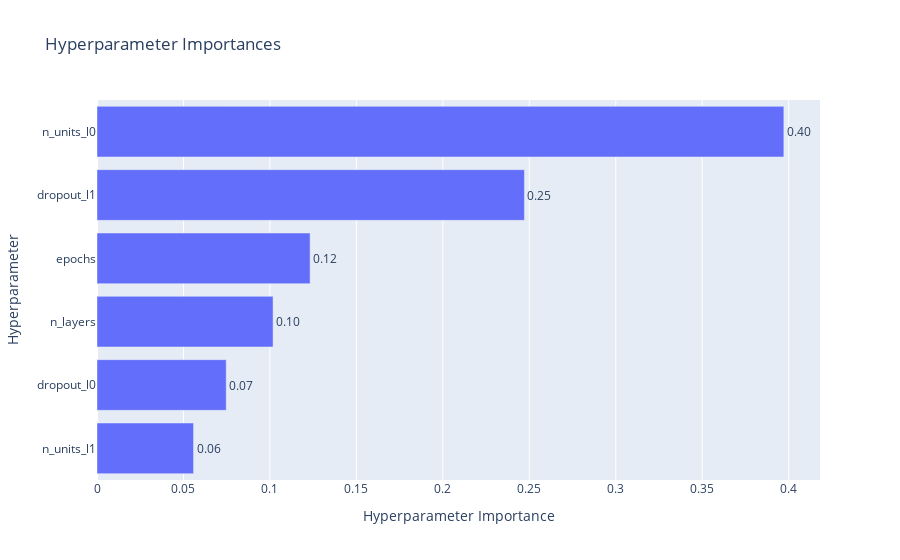

The notebook cell saved with this chart:
### Code cell
optuna.visualization.plot_param_importances(study).show()

### Figure 1 — Plotly figure (JSON) as saved in the notebook; plotly's stock layout.template omitted (floating-point values rounded to 4 significant figures)
{"data": [{"cliponaxis": false, "hovertemplate": ["n_units_l1 (CategoricalDistribution): 0.055832343012451845<extra></extra>", "dropout_l0 (CategoricalDistribution): 0.07472878986489088<extra></extra>", "n_layers (IntDistribution): 0.10182097239647162<extra></extra>", "epochs (IntDistribution): 0.12323810624248661<extra></extra>", "dropout_l1 (CategoricalDistribution): 0.24717543007862175<extra></extra>", "n_units_l0 (CategoricalDistribution): 0.39720435840507734<extra></extra>"], "name": "Objective Value", "orientation": "h", "text": ["0.06", "0.07", "0.10", "0.12", "0.25", "0.40"], "textposition": "outside", "type": "bar", "x": [0.05583, 0.07473, 0.1018, 0.1232, 0.2472, 0.3972], "y": ["n_units_l1", "dropout_l0", "n_layers", "epochs", "dropout_l1", "n_units_l0"]}], "layout": {"title": {"text": "Hyperparameter Importances"}, "xaxis": {"title": {"text": "Hyperparameter Importance"}}, "yaxis": {"title": {"text": "Hyperparameter"}}}}
